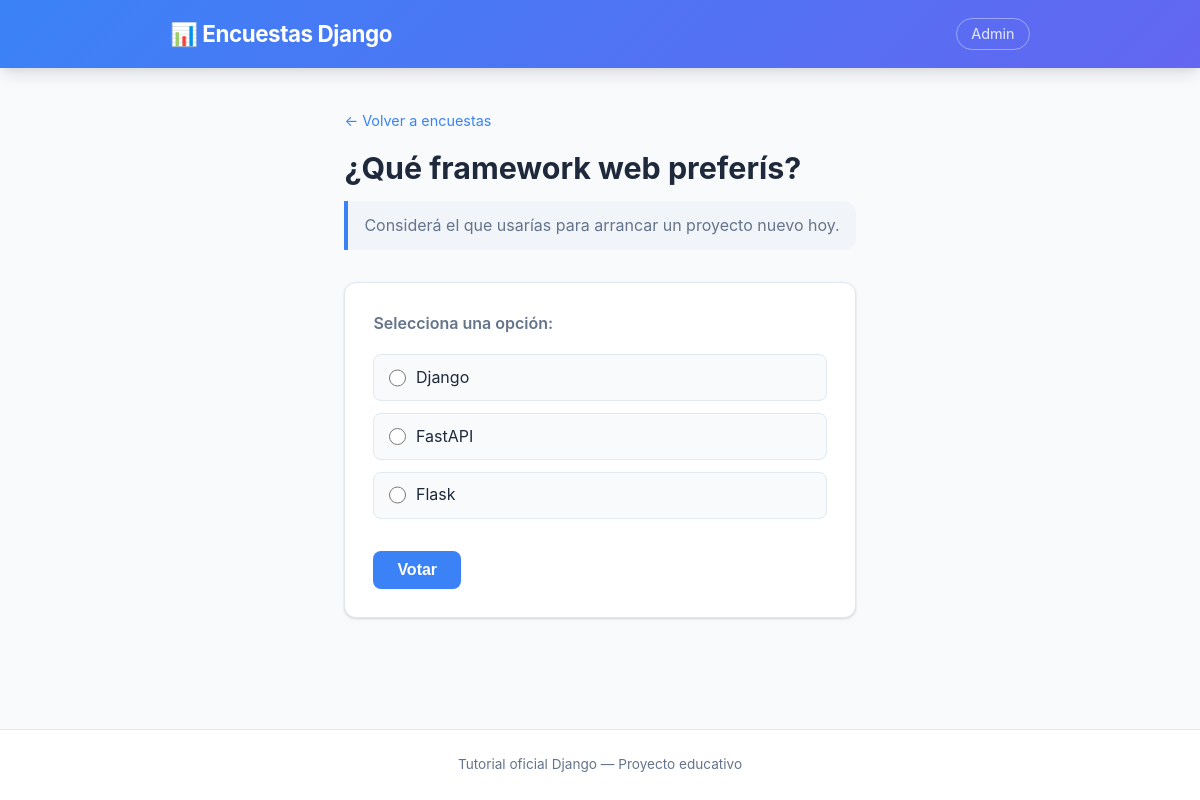
Page /polls/2/ on the earlier database version.
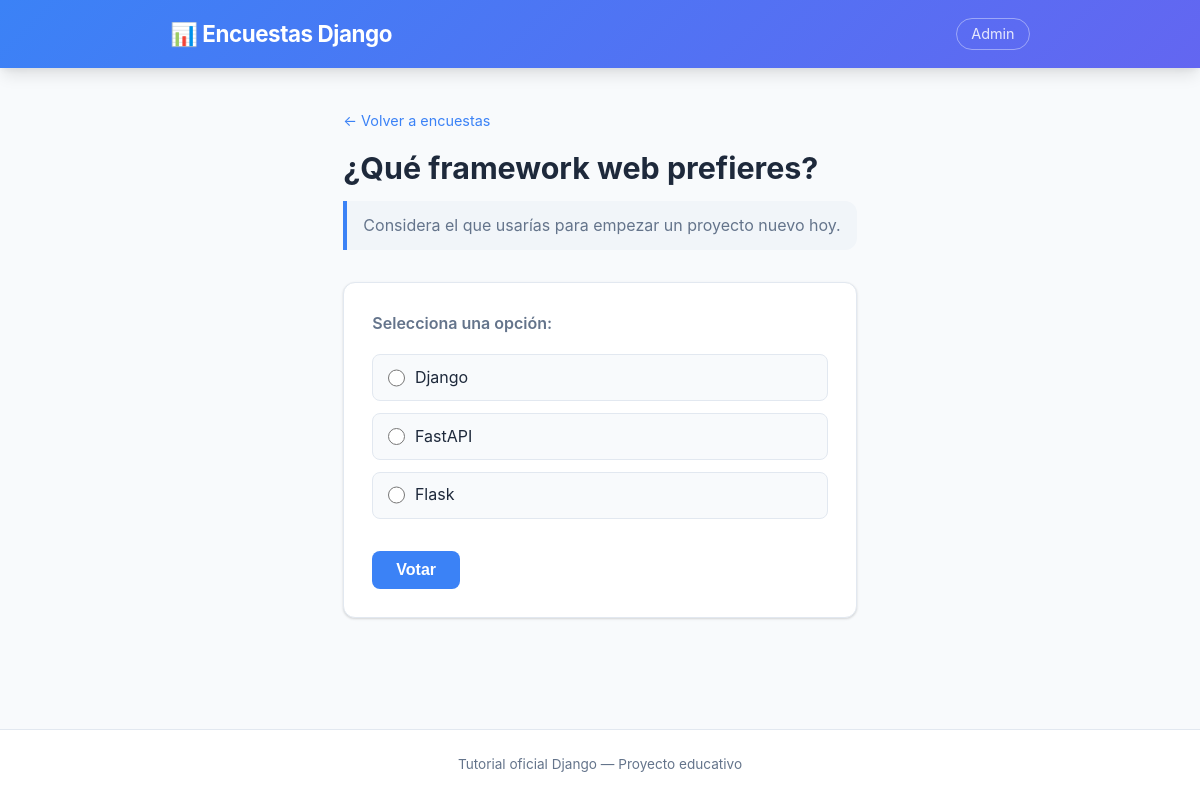
Same page on the later database version.
### polls/models.py (models this page shows, shortened)
class Question(models.Model):
    question_text = models.CharField(max_length=200, verbose_name="Pregunta")
    description = models.TextField(
        blank=True,
        default="",
        verbose_name="Descripción",
        help_text="Descripción opcional para dar más contexto a la encuesta.",
    )
    pub_date = models.DateTimeField("Fecha de publicación")
    def was_published_recently(self):
        now = timezone.now()
        return now - datetime.timedelta(days=1) <= self.pub_date <= now
    was_published_recently.admin_order_field = "pub_date"
    was_published_recently.boolean = True
    was_published_recently.short_description = "¿Publicada recientemente?"

### polls/views.py (the view)
# urls.py: path("<int:pk>/", views.DetailView.as_view(), name="detail"),
class DetailView(generic.DetailView):
    model = Question
    template_name = "polls/detail.html"
    def get_queryset(self):
        return Question.objects.filter(pub_date__lte=timezone.now())

### polls/templates/polls/detail.html (shortened to what this page needs)
{% extends "polls/base.html" %}
{% block content %}
<div class="page-header">
    <a href="{% url 'polls:index' %}" class="back-link">&larr; Volver a encuestas</a>
    <h1>{{ question.question_text }}</h1>
    {% if question.description %}
        <p class="question-description-detail">{{ question.description }}</p>
    {% endif %}
</div>
<form action="{% url 'polls:vote' question.id %}" method="post" class="vote-form">
    <fieldset>
        <legend>Selecciona una opción:</legend>
        {% for choice in question.choice_set.all %}
        <div class="choice-option">
            <label>
                <input type="radio" name="choice" id="choice{{ forloop.counter }}" value="{{ choice.id }}">
                {{ choice.choice_text }}
            </label>
        </div>
        {% endfor %}
    </fieldset>
    <button type="submit" class="btn btn-primary">Votar</button>
</form>
{% endblock %}

Differences in the rows shown:
changed Question: question_text "¿Qué framework web preferís?" → "¿Qué framework web prefieres?"; description "Considerá el que usarías para arrancar un proyecto nuevo hoy." → "Considera el que usarías para empezar un proyecto nuevo hoy."
